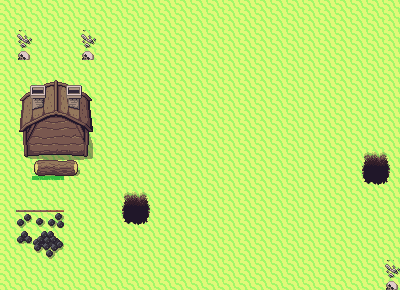

This is a level from a 2D game, rendered from its Tiled map with the project's own tilesets. A one-line summary and the complete map file follow:
An orthogonal 25x29 tile map with 16x10 px tiles, 2 tile layers (Capa de Patrones 1, Capa de patrones 2).

<map version="1.0" tiledversion="1.1.6" orientation="orthogonal" renderorder="right-down" width="25" height="29" tilewidth="16" tileheight="10" infinite="0" nextobjectid="1">
 <tileset firstgid="1" name="Overworld" tilewidth="16" tileheight="10" tilecount="2280" columns="40">
  <image source="../gfx/Overworld.png" width="640" height="576" />
 </tileset>
 <layer name="Capa de Patrones 1" width="25" height="29">
  <data encoding="csv">
282,282,282,282,282,282,282,282,282,282,282,282,282,282,282,282,282,282,282,282,282,282,282,282,282,
282,282,282,282,282,282,282,282,282,282,282,282,282,282,282,282,282,282,282,282,282,282,282,282,282,
282,282,282,282,282,282,282,282,282,282,282,282,282,282,282,282,282,282,282,282,282,282,282,282,282,
282,282,282,282,282,282,282,282,282,282,282,282,282,282,282,282,282,282,282,282,282,282,282,282,282,
282,282,282,282,282,282,282,282,282,282,282,282,282,282,282,282,282,282,282,282,282,282,282,282,282,
282,282,282,282,282,282,282,282,282,282,282,282,282,282,282,282,282,282,282,282,282,282,282,282,282,
282,282,282,282,282,282,282,282,282,282,282,282,282,282,282,282,282,282,282,282,282,282,282,282,282,
282,282,282,282,282,282,282,282,282,282,282,282,282,282,282,282,282,282,282,282,282,282,282,282,282,
282,282,282,282,282,282,282,282,282,282,282,282,282,282,282,282,282,282,282,282,282,282,282,282,282,
282,282,282,282,282,282,282,282,282,282,282,282,282,282,282,282,282,282,282,282,282,282,282,282,282,
282,282,282,282,282,282,282,282,282,282,282,282,282,282,282,282,282,282,282,282,282,282,282,282,282,
282,282,282,282,282,282,282,282,282,282,282,282,282,282,282,282,282,282,282,282,282,282,282,282,282,
282,282,282,282,282,282,282,282,282,282,282,282,282,282,282,282,282,282,282,282,282,282,282,282,282,
282,282,282,282,282,282,282,282,282,282,282,282,282,282,282,282,282,282,282,282,282,282,282,282,282,
282,282,282,282,282,282,282,282,282,282,282,282,282,282,282,282,282,282,282,282,282,282,282,282,282,
282,282,282,282,282,282,282,282,282,282,282,282,282,282,282,282,282,282,282,282,282,282,282,282,282,
282,282,282,282,282,282,282,282,282,282,282,282,282,282,282,282,282,282,282,282,282,282,282,282,282,
282,282,282,282,282,282,282,282,282,282,282,282,282,282,282,282,282,282,282,282,282,282,282,282,282,
282,282,282,282,282,282,282,282,282,282,282,282,282,282,282,282,282,282,282,282,282,282,282,282,282,
282,282,282,282,282,282,282,282,282,282,282,282,282,282,282,282,282,282,282,282,282,282,282,282,282,
282,282,282,282,282,282,282,282,282,282,282,282,282,282,282,282,282,282,282,282,282,282,282,282,282,
282,282,282,282,282,282,282,282,282,282,282,282,282,282,282,282,282,282,282,282,282,282,282,282,282,
282,282,282,282,282,282,282,282,282,282,282,282,282,282,282,282,282,282,282,282,282,282,282,282,282,
282,282,282,282,282,282,282,282,282,282,282,282,282,282,282,282,282,282,282,282,282,282,282,282,282,
282,282,282,282,282,282,282,282,282,282,282,282,282,282,282,282,282,282,282,282,282,282,282,282,282,
282,282,282,282,282,282,282,282,282,282,282,282,282,282,282,282,282,282,282,282,282,282,282,282,282,
282,282,282,282,282,282,282,282,282,282,282,282,282,282,282,282,282,282,282,282,282,282,282,282,282,
282,282,282,282,282,282,282,282,282,282,282,282,282,282,282,282,282,282,282,282,282,282,282,282,282,
282,282,282,282,282,282,282,282,282,282,282,282,282,282,282,282,282,282,282,282,282,282,282,282,282
</data>
 </layer>
 <layer name="Capa de patrones 2" width="25" height="29">
  <data encoding="csv">
0,0,0,0,0,0,0,0,0,0,0,0,0,0,0,0,0,0,0,0,0,0,0,0,0,
0,0,0,0,0,0,0,0,0,0,0,0,0,0,0,0,0,0,0,0,0,0,0,0,0,
0,0,0,0,0,0,0,0,0,0,0,0,0,0,0,0,0,0,0,0,0,0,0,0,0,
0,148,0,0,0,148,0,0,0,0,0,0,0,0,0,0,0,0,0,0,0,0,0,0,0,
0,188,0,0,0,188,0,0,0,0,0,0,0,0,0,0,0,0,0,0,0,0,0,0,0,
0,228,0,0,0,228,0,0,0,0,0,0,0,0,282,282,0,0,0,0,0,0,0,0,0,
0,0,0,0,0,0,0,0,0,0,0,0,0,0,282,282,0,0,0,0,0,0,0,0,0,
0,0,0,0,0,0,0,0,0,0,0,0,0,0,282,282,282,0,0,0,0,0,0,0,0,
0,12,13,14,15,16,0,0,0,0,0,0,0,282,282,282,282,0,0,0,0,0,0,0,0,
0,52,53,54,55,56,0,0,0,0,0,0,0,282,282,282,282,0,0,0,0,0,0,0,0,
0,92,93,94,95,96,0,0,0,0,0,0,0,282,282,282,0,0,0,0,0,0,0,0,0,
0,132,133,134,135,136,0,0,0,0,0,0,0,282,282,282,0,0,0,0,0,0,0,0,0,
0,172,173,174,175,176,0,0,0,0,0,0,0,282,282,282,0,0,0,0,0,0,0,0,0,
0,212,213,214,215,216,0,0,0,0,0,0,0,0,282,282,0,0,0,0,0,0,0,0,0,
0,252,253,254,255,256,0,0,0,0,0,0,0,0,282,282,0,0,0,0,0,0,0,0,0,
0,292,293,294,295,296,0,0,0,0,0,0,0,0,282,282,0,0,0,0,0,0,1612,1613,1614,
0,0,324,325,326,0,0,0,0,0,0,0,0,0,0,0,0,0,0,0,0,0,1652,1653,1654,
0,0,364,365,366,0,0,0,0,0,0,0,0,0,0,0,0,0,0,0,0,0,1692,1693,1694,
0,0,0,0,0,0,0,0,0,0,0,0,0,0,0,0,0,0,0,0,0,0,1732,1733,1734,
0,0,0,0,0,0,0,1612,1613,1614,0,0,0,0,0,0,0,0,0,0,0,0,0,0,0,
0,282,282,282,282,0,0,1652,1653,1654,0,0,0,0,0,0,0,0,0,0,0,0,0,0,0,
0,1412,1413,1414,0,0,0,1692,1693,1694,0,0,0,0,0,0,0,0,0,0,0,0,0,0,0,
0,1452,1453,1454,0,0,0,1732,1733,1734,0,0,0,0,0,0,0,0,0,0,0,0,0,0,0,
0,1492,1493,1494,0,0,0,0,0,0,0,0,0,0,0,0,0,0,0,0,0,0,0,0,0,
0,1532,1533,1534,0,0,0,0,0,0,0,0,0,0,0,0,0,0,0,0,0,0,0,0,0,
0,1572,1573,1574,0,0,0,0,0,0,0,0,0,0,0,0,0,0,0,0,0,0,0,0,0,
0,0,0,0,0,0,0,0,0,0,0,0,0,0,0,0,0,0,0,0,0,0,0,0,148,
0,0,0,0,0,0,0,0,0,0,0,0,0,0,0,0,0,0,0,0,0,0,0,0,188,
0,0,0,0,0,0,0,0,0,0,0,0,0,0,0,0,0,0,0,0,0,0,0,0,228
</data>
 </layer>
</map>
